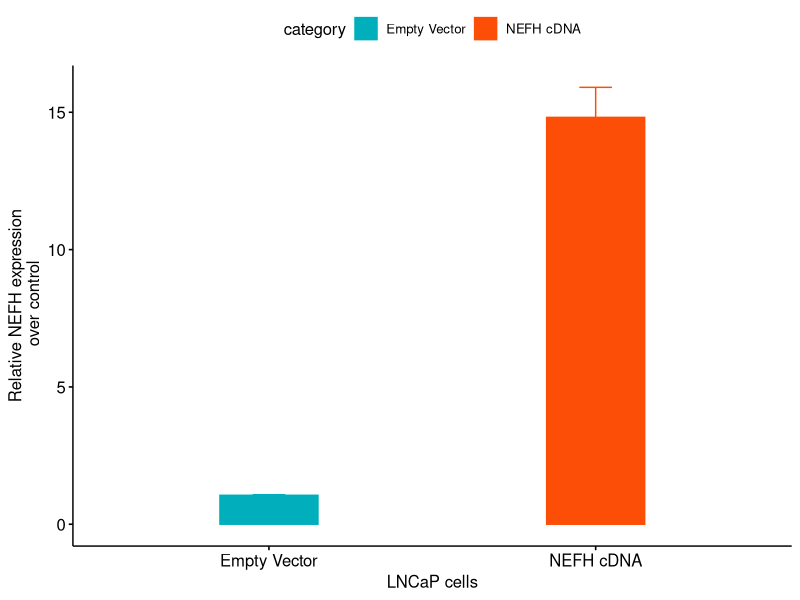
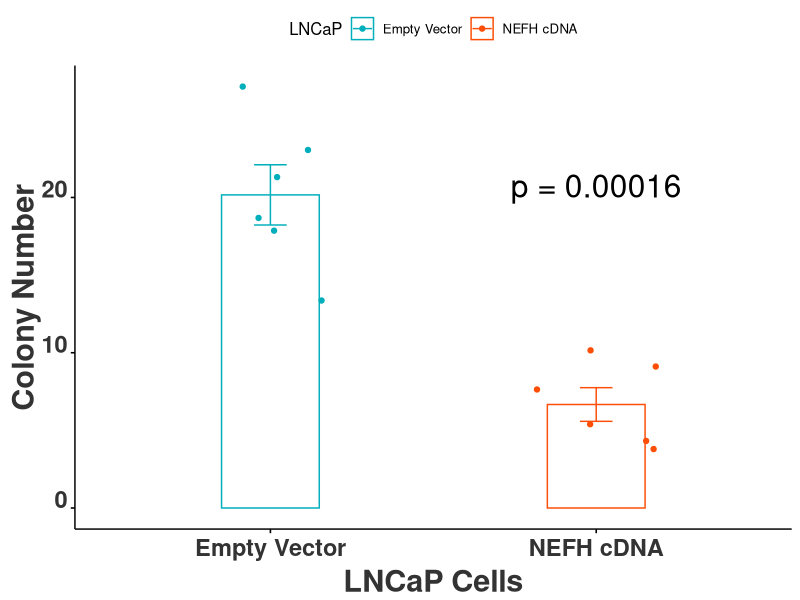
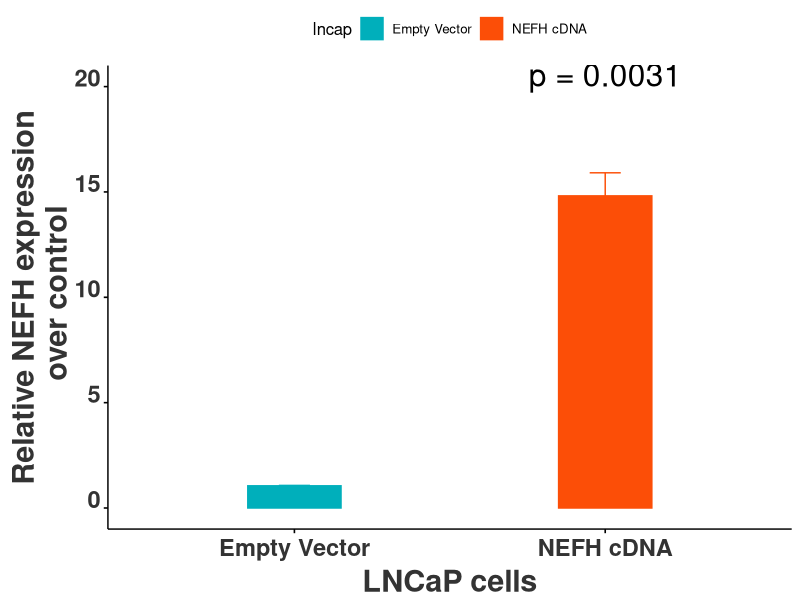

Write the R code that produced these figures, in order.
##################2019-07-29#######################
##boxplot for exitron paper########################
###################################################

library(tidyverse)
library(ggpubr)

colony<-c(27,23,19,4,4,8,18,13,21,10,9,5)
lncap<-c("Empty Vector","Empty Vector","Empty Vector","NEFH cDNA","NEFH cDNA","NEFH cDNA","Empty Vector","Empty Vector","Empty Vector","NEFH cDNA","NEFH cDNA","NEFH cDNA")

df<-data.frame(LNCaP=lncap,colony=colony)



##plot logrpkm##
p <- ggbarplot(df, x = "LNCaP", y = "colony",
               color = "LNCaP",palette =c("#00AFBB", "#FC4E07"),
               #fill = "LNCaP",
               add = c("mean_se","jitter"),
               width = 0.3,
               xlab="LNCaP Cells",
               ylab="Colony Number"
               )

p1<-p + stat_compare_means(method="t.test",
                           ref.group = "Empty Vector", 
                           label = "p.format",
                           method.args = list(alternative = "less"),
                           label.y = 20,
                           label.x.npc = "center",
                           size = 8)

# Add p-values comparing groups
# Specify the comparisons you want
#my_comparisons <- list( c("AR_V7 negtive", "AR_V7 positive (high)"), c("AR_V7 positive (high)", "AR_V7 positive (low)"), c("AR_V7 negtive", "AR_V7 positive (low)") )
#p1<-p + stat_compare_means(label.x=1.5,size=8,label = "p.format",tip.length = 0.3) # Add pairwise comparisons p-value

##change tick mark labels##
p2<-p1+theme(axis.text.x = element_text(color = "grey20", size = 17, angle = 0, hjust = .5, vjust = .5, face = "bold"),
             axis.text.y = element_text(color = "grey20", size = 17, angle = 0, hjust = 1, vjust = 0, face = "bold"),  
             axis.title.x = element_text(color = "grey20", size = 22, angle = 0, hjust = .5, vjust = 0, face = "bold"),
             axis.title.y = element_text(color = "grey20", size = 22, angle = 90, hjust = .5, vjust = .5, face = "bold"))

ggsave("LNCaP.NEFH.colony.barplot.dot.pdf",width=8,height=8,dpi = 300)                             
##Ct##

NEFH.ctrl<-c(31.898,32.140,31.989)
NEFH.exp<-c(28.113,28.120,28.207)
B2M.ctrl<-c(15.046,15.085,15.002)
B2M.exp<-c(15.032,14.850,15.307)

del.exp<-NEFH.exp-B2M.exp
del.ctrl<-NEFH.ctrl-B2M.ctrl

del.del.expvsctrl<-del.exp-del.ctrl

ctrl.fc<-2^abs((del.ctrl-mean(del.ctrl)))
exp.fc<-2^abs((del.exp-mean(del.ctrl)))

lncap<-rep(c("Empty Vector","NEFH cDNA"),each =3)
fc<-c(ctrl.fc,exp.fc)
df<-data.frame(lncap=lncap,fc=fc)

p <- ggbarplot(df, x = "lncap", y = "fc",
               color = "lncap", palette =c("#00AFBB", "#FC4E07"),
               fill = "lncap",
               add = c("mean_se"),
               width = 0.3,
               xlab="LNCaP cells",
               ylab="Relative NEFH expression\n over control")
p1<-p + stat_compare_means(method="t.test",
                           ref.group = "Empty Vector", 
                           label = "p.format",
                           method.args = list(alternative = "great"),
                           label.y = 20,
                           label.x.npc = "center",
                           size = 8)

p2<-p1+theme(axis.text.x = element_text(color = "grey20", size = 17, angle = 0, hjust = .5, vjust = .5, face = "bold"),
             axis.text.y = element_text(color = "grey20", size = 17, angle = 0, hjust = 1, vjust = 0, face = "bold"),  
             axis.title.x = element_text(color = "grey20", size = 22, angle = 0, hjust = .5, vjust = 0, face = "bold"),
             axis.title.y = element_text(color = "grey20", size = 22, angle = 90, hjust = .5, vjust = .5, face = "bold"))

ggsave("LNCaP.NEFH.expression.bar.pdf",width=8,height=8,dpi = 300) 




# Add p-values comparing groups
# Specify the comparisons you want
#my_comparisons <- list( c("AR_V7 negtive", "AR_V7 positive (high)"), c("AR_V7 positive (high)", "AR_V7 positive (low)"), c("AR_V7 negtive", "AR_V7 positive (low)") )
p1<-p + stat_compare_means(
                           method.args = list(alternative = "great"),
                           ref.group = "Normal"
) # Add pairwise comparisons p-value

##change tick mark labels##
p2<-p1+scale_x_discrete(labels=c("Tumor" = "Tumor\n(N=422)", "Normal" = "Normal\n(N=114)"))

ggpar(p2,legend.title = "category")



